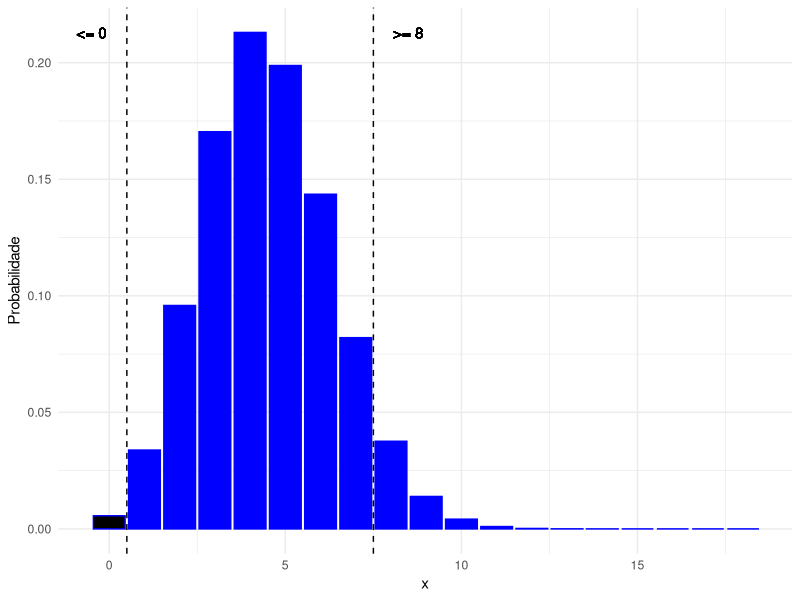
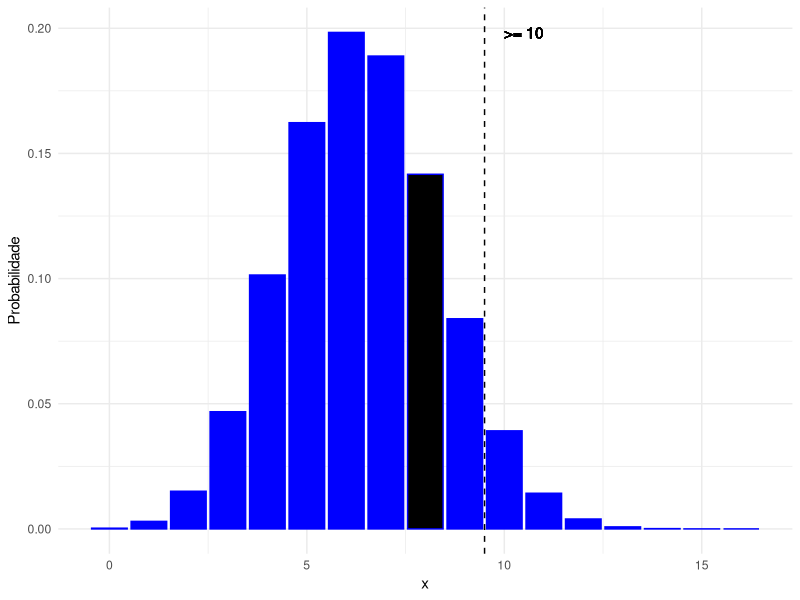
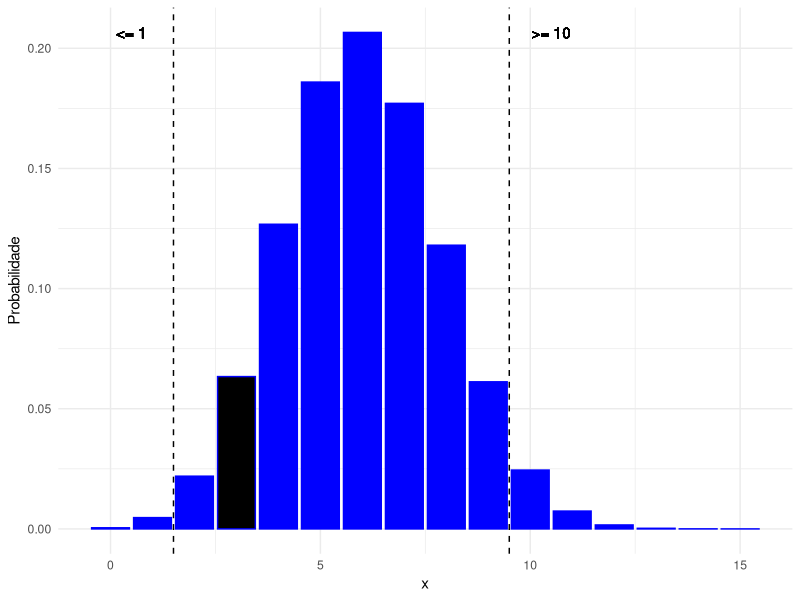
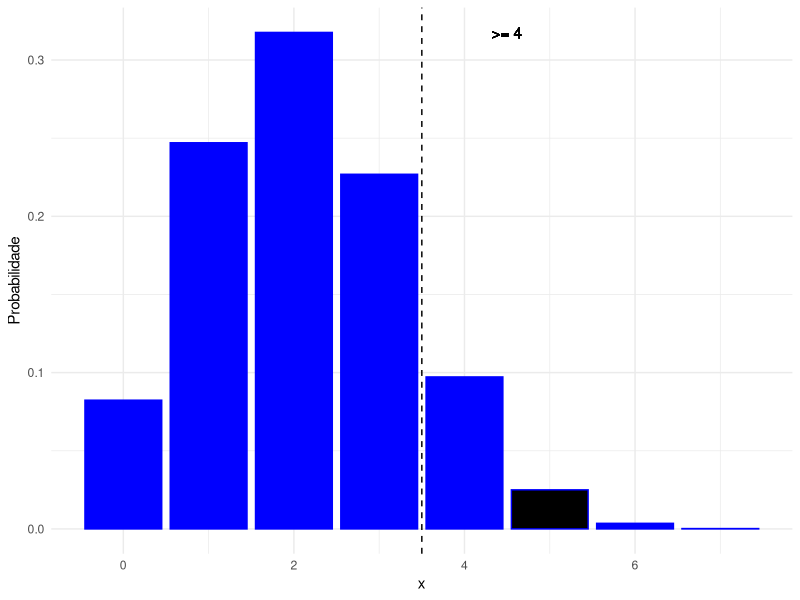
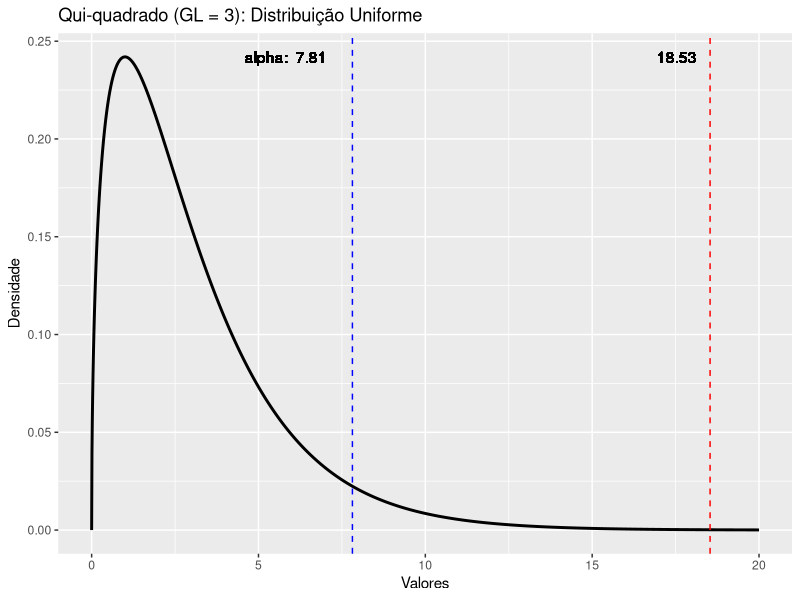
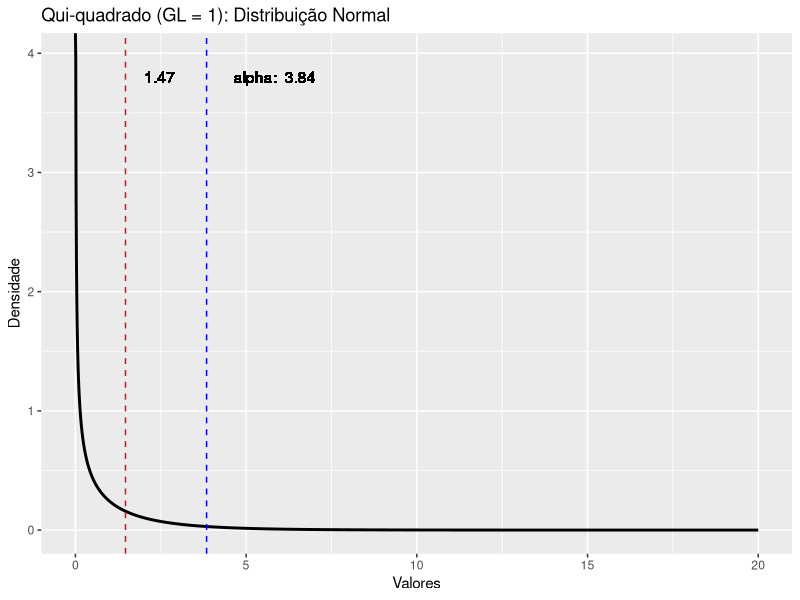
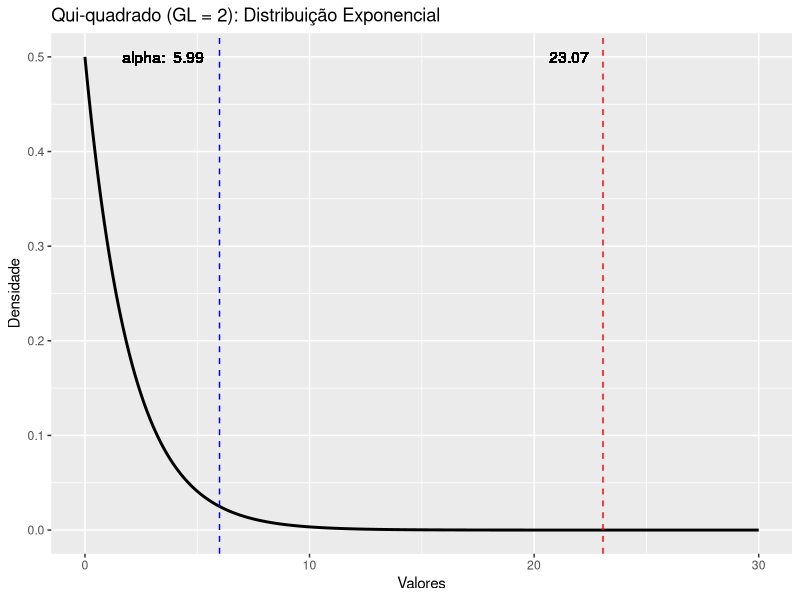
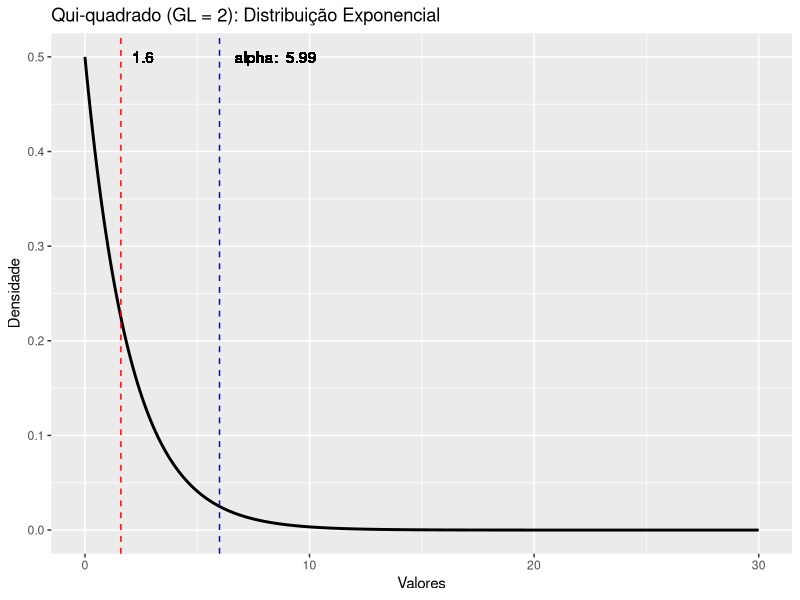

Recreate these plots in R, in order.
## ---- chunk 1
knitr::opts_chunk$set(echo = TRUE)
## ---- chunk 2
library(tidyverse)
library(knitr)

bint <- function(n, p, obs = NULL, h1 = "bilateral", alpha = 0.05){
  tb <- data.frame(x = 0:n,
                   d = dbinom(0:n, n, prob = p),
                   p = pbinom(0:n, n, prob = p))
  threshold <- 1 - alpha
  if (h1 == "esquerda") {
    x_threshold <- max(tb$x[tb$p < alpha])
    if(!is.null(obs)){
    p_valor <- pbinom(obs, n, prob = p)
    significancia <- 1 - sum(dbinom(0:obs, n, prob = p))}
  } else if (h1 == "direita") {
    x_threshold <- min(tb$x[tb$p >= threshold])
    if(!is.null(obs)){
    p_valor <- 1 - pbinom(obs - 1, n, prob = p)
    significancia <- 1 - sum(dbinom(obs:n, n, prob = p))}
  } else {
    x_left <- max(tb$x[tb$p < alpha/2])
    x_right <- min(tb$x[tb$p >= 1 - alpha/2])
    if(!is.null(obs)){
    p_valor <- dbinom(obs, n, prob = p)
    p_valor_ext <- sum(tb$d[tb$d < p_valor])
    p_valor <- p_valor + p_valor_ext
    significancia <- 1 - p_valor}
  }
  ifelse(!is.null(obs),
         plot <- ggplot(data = tb, aes(x = x, y = d)) +
           geom_bar(stat = "identity", fill = factor(ifelse(tb$x==obs,"black","blue")), color = "blue")+
           labs(x = "x", y = "Probabilidade") +
           theme_minimal(),
         plot <- ggplot(data = tb, aes(x = x, y = d)) +
           geom_bar(stat = "identity", fill = "blue")+
           labs(x = "x", y = "Probabilidade") +
           theme_minimal())
  
  if (h1 == "esquerda") {
    plot <- plot + geom_vline(xintercept = x_threshold +.5, color = "black", linetype = "dashed") +
    geom_text(aes(x = x_threshold -.5, y = max(d), label = paste("<=", x_threshold)), color = "black")
    hipotese <- cat("Hipótese Nula (H0): p = ", p, "; Hipótese Alternativa (H1) p < ", p)
  } else if (h1 == "direita") {
    plot <- plot + geom_vline(xintercept = x_threshold -.5, color = "black", linetype = "dashed") +
      geom_text(aes(x = x_threshold +.5, y = max(d), label = paste(">=",x_threshold)), color = "black")
    hipotese <- cat("Hipótese Nula (H0): p = ", p, "; Hipótese Alternativa (H1) p > ", p)
  } else {
    plot <- plot +
      geom_vline(xintercept = x_left +.5, color = "black", linetype = "dashed") +
      geom_text(aes(x = x_left -.5, y = max(d), label = paste("<=",x_left)), color = "black") +
      geom_vline(xintercept = x_right -.5, color = "black", linetype = "dashed") +
      geom_text(aes(x = x_right +.5, y = max(d), label = paste(">=",x_right)), color = "black")
    hipotese <- cat("Hipótese Nula (H0): p = ", p, "; Hipótese Alternativa (H1) p =!= ", p)
  }
  ifelse(!is.null(obs),
         return(list(
           data = round(tb, 6), significancia = significancia, plot = plot,
           hipotese = hipotese,
           decisao = cat(paste("\nRegra de decisão:\nSe p-valor < alpha (",alpha,") : Rejeita-se H0\nSe p_valor >= alpha (",alpha,"): Não rejeita-se H0")),
           regra = cat("\nNível de significância: ", round(significancia*100,4),"%"),
           p_valor = cat("\nValor de p:", round(p_valor,6)))),
         return(list(data = round(tb, 6), plot = plot)))
}
## ---- chunk 3
n <- 18
p <- 0.25
obs <- 0
ex1 <- bint(n, p, obs)
ex1$plot
knitr::kable(ex1$data, caption = paste("Binomial (",n,",",p,")"),
             col.names = c("X", "Pontual", "Acumulada"))
## ---- chunk 4
n <- 16
p <- 0.4
obs <- 8
h1 <- "direita"
ex2 <- bint(n, p, obs, h1)
ex2$plot
knitr::kable(ex2$data, caption = paste("Binomial (",n,",",p,")"),
             col.names = c("X", "Pontual", "Acumulada"))
## ---- chunk 5
n <- 15
p <- 0.4
obs <- 3
ex3 <- bint(n, p, obs)
ex3$plot
knitr::kable(ex3$data, caption = paste("Binomial (",n,",",p,")"),
             col.names = c("X", "Pontual", "Acumulada"))
## ---- chunk 6
n <- 7
p <- 0.3
obs <- 5
h1 <- "direita"
ex4 <- bint(n, p, obs, h1)
ex4$plot
knitr::kable(ex4$data, caption = paste("Binomial (",n,",",p,")"),
             col.names = c("X", "Pontual", "Acumulada"))
## ---- chunk 7
x <- pbinom(0:30, 30, 0.75)
r <- sum(x < 0.1)
s <- sum(x < 0.9) + 1
cat(paste("r:",r,"; s:",s))
alturas <- sort(c(20.5, 40, 60.5, 22, 42, 62, 28, 43, 62.8, 29.5, 43.5, 63, 32, 44, 66, 34, 48, 72, 35, 52, 83, 38, 54, 83.8, 39.8, 57, 90, 40, 60, 110))
X <- alturas[c(r,s)]
## ---- chunk 8
ex <- data.frame(
  Frequência = c("Observado", "Esperado"),
  q1 = c(7, 7.5),
  q2 = c(17, 7.5),
  q3 = c(5, 7.5),
  q4 = c(1, 7.5)
)
nomes <- c("Quartis", "(10,37.5]", "(37.5,65]", "(65,92.5]", "(92.5,120]")
kable(ex, col.names = nomes)
t <- lapply(ex[, -1], function(x) (x[1] - x[2])^2/x[2])
t_t <- sum(t$q1, t$q2, t$q3, t$q4)
p_valor <- round(pchisq(t_t,3, lower.tail = FALSE),8)
cat(paste("Valor de p:", p_valor))
## ---- chunk 9
x <- seq(0, 20, by = 0.01)
density <- dchisq(x, df = 3)
df <- data.frame(x = x, density = density)
alpha <- qchisq(0.95, 3)
ggplot(df, aes(x = x, y = density)) +
  geom_line(color = "black", size = 1) +
  labs(x = "Valores", y = "Densidade", title = "Qui-quadrado (GL = 3): Distribuição Uniforme") +
  geom_vline(xintercept = t_t, color = "red", linetype = "dashed") + 
  geom_text(aes(x = round(t_t,4)-1, y = max(density), label = round(t_t,2)), color = "black") +
  geom_vline(xintercept = alpha, color = "blue", linetype = "dashed") + 
  geom_text(aes(x = round(alpha,4)-2, y = max(density), label = paste("alpha: ", round(alpha,2))), color = "black")
  theme_minimal()
## ---- chunk 10
alturas <- c(20.5, 40, 60.5, 22, 42, 62, 28, 43, 62.8, 29.5, 43.5, 63, 32, 44, 66, 34, 48, 72, 35, 52, 83, 38, 54, 83.8, 39.8, 57, 90, 40, 60, 110)
mu <- mean(alturas)
s <- sd(alturas)
q <- round(c(mu+s*qnorm(0.25),mu,mu+s*qnorm(0.75)),2)
q
ex <- data.frame(
  Frequência = c("Observado", "Esperado"),
  q1 = c(sum(alturas <= q[1]), 7.5),
  q2 = c(sum(alturas > q[1] & alturas <= q[2]), 7.5),
  q3 = c(sum(alturas > q[2] & alturas <= q[3]), 7.5),
  q4 = c(sum(alturas > q[3]), 7.5)
)
nomes <- c("Quartis", paste("(-Inf,",q[1],"]"), paste("(",q[1],",",q[2],"]"), paste("(",q[2],",",q[3],"]"),
           paste("(",q[3],", Inf)"))
kable(ex, col.names = nomes)
t <- lapply(ex[, -1], function(x) (x[1] - x[2])^2/x[2])
t_t <- sum(t$q1, t$q2, t$q3, t$q4)
p_valor <- round(pchisq(t_t,3, lower.tail = FALSE),8)
cat(paste("Valor de p:", p_valor))
## ---- chunk 11
x <- seq(0, 20, by = 0.01)
density <- dchisq(x, df = 1)
df <- data.frame(x = x, density = density)
alpha <- qchisq(0.95, 1)
ggplot(df, aes(x = x, y = density)) +
  geom_line(color = "black", size = 1) +
  labs(x = "Valores", y = "Densidade", title = "Qui-quadrado (GL = 1): Distribuição Normal") +
  geom_vline(xintercept = t_t, color = "red", linetype = "dashed") + 
  geom_text(aes(x = round(t_t,4)+1, y = 3.8, label = round(t_t,2)), color = "black") +
  geom_vline(xintercept = alpha, color = "blue", linetype = "dashed") + 
  geom_text(aes(x = round(alpha,4)+2, y = 3.8, label = paste("alpha: ", round(alpha,2))), color = "black")
  theme_minimal()
## ---- chunk 12
theta <- 1/mean(alturas)
q <- round(c(-log(1-.25)/theta,-log(1-.5)/theta,-log(1-.75)/theta),1)
ex <- data.frame(
  Frequência = c("Observado", "Esperado"),
  q1 = c(sum(alturas <= q[1]), 7.5),
  q2 = c(sum(alturas > q[1] & alturas <= q[2]), 7.5),
  q3 = c(sum(alturas > q[2] & alturas <= q[3]), 7.5),
  q4 = c(sum(alturas > q[3]), 7.5)
)
nomes <- c("Quartis", paste("(0,",q[1],"]"), paste("(",q[1],",",q[2],"]"), paste("(",q[2],",",q[3],"]"),
           paste("(",q[3],", Inf)"))
kable(ex, col.names = nomes)
t <- lapply(ex[, -1], function(x) (x[1] - x[2])^2/x[2])
t_t <- sum(t$q1, t$q2, t$q3, t$q4)
p_valor <- round(pchisq(t_t,2, lower.tail = FALSE),8)
cat(paste("Valor de p:", p_valor))
## ---- chunk 13
x <- seq(0, 30, by = 0.01)
density <- dchisq(x, df = 2)
df <- data.frame(x = x, density = density)
alpha <- qchisq(0.95, 2)
ggplot(df, aes(x = x, y = density)) +
  geom_line(color = "black", size = 1) +
  labs(x = "Valores", y = "Densidade", title = "Qui-quadrado (GL = 2): Distribuição Exponencial") +
  geom_vline(xintercept = t_t, color = "red", linetype = "dashed") + 
  geom_text(aes(x = round(t_t,4)-1.5, y = max(density), label = round(t_t,2)), color = "black") +
  geom_vline(xintercept = alpha, color = "blue", linetype = "dashed") + 
  geom_text(aes(x = round(alpha,4)-2.5, y = max(density), label = paste("alpha: ", round(alpha,2))), color = "black")
  theme_minimal()
## ---- chunk 14
tempo <- c(1, 1.2, 2.2, 2.5, 2.7, 3, 3.6, 3.8, 4.9, 6.1, 6.6, 6.7, 10.2, 11.5, 12.3, 14.8, 20.8, 26.1, 31.3, 31.5)
theta <- 1/mean(tempo)
q <- round(c(-log(1-.25)/theta,-log(1-.5)/theta,-log(1-.75)/theta),1)
ex <- data.frame(
  Frequência = c("Observado", "Esperado"),
  q1 = c(sum(tempo <= q[1]), 5),
  q2 = c(sum(tempo > q[1] & tempo <= q[2]), 5),
  q3 = c(sum(tempo > q[2] & tempo <= q[3]), 5),
  q4 = c(sum(tempo > q[3]), 5)
)
nomes <- c("Quartis", paste("(0,",q[1],"]"), paste("(",q[1],",",q[2],"]"), paste("(",q[2],",",q[3],"]"),
           paste("(",q[3],", Inf)"))
kable(ex, col.names = nomes)
t <- lapply(ex[, -1], function(x) (x[1] - x[2])^2/x[2])
t_t <- sum(t$q1, t$q2, t$q3, t$q4)
p_valor <- round(pchisq(t_t,2, lower.tail = FALSE),8)
cat(paste("Valor de p:", p_valor))
## ---- chunk 15
x <- seq(0, 30, by = 0.01)
density <- dchisq(x, df = 2)
df <- data.frame(x = x, density = density)
alpha <- qchisq(0.95, 2)
ggplot(df, aes(x = x, y = density)) +
  geom_line(color = "black", size = 1) +
  labs(x = "Valores", y = "Densidade", title = "Qui-quadrado (GL = 2): Distribuição Exponencial") +
  geom_vline(xintercept = t_t, color = "red", linetype = "dashed") + 
  geom_text(aes(x = round(t_t,4)+1, y = max(density), label = round(t_t,2)), color = "black") +
  geom_vline(xintercept = alpha, color = "blue", linetype = "dashed") + 
  geom_text(aes(x = round(alpha,4)+2.5, y = max(density), label = paste("alpha: ", round(alpha,2))), color = "black")
  theme_minimal()
## ---- chunk 16
q <- round(c(qchisq(.025, 40),qchisq(.975, 40)),2)
## ---- chunk 17
q <- round(c(q[1]/(40*theta),q[2]/(40*theta)),2)
q
## ---- chunk 18

## ---- chunk 19
mu <- mean(tempo)
s <- sd(tempo)
q <- round(c(mu+s*(qnorm(.025)/sqrt(20)),mu+s*(qnorm(.975))/sqrt(20)),2)
q
## ---- chunk 20
x <- pbinom(0:20, 20, .5)
r <- sum(x < 0.025)
s <- sum(x < 0.975) + 1
p_valor <- round(1 - (pbinom(r, 20, .5) + 1 - pbinom(s, 20, .5)),4)*100
cat(paste("r:",r,"; s:",s))
X <- tempo[c(r,s)]
## ---- chunk 21
n <- 20
trat <- c(35, 33, 24, 30, 28, 40, 31, 45, 38, 48, 30, 27, 33, 44, 32, 45, 28, 35, 29, 42, 
           30, 38, 30, 38, 33, 40, 32, 30, 34, 35, 36, 42, 27, 40, 22, 45, 31, 44, 38, 35)
antes <- trat[seq(1,40,by=2)]
depois <- trat[seq(2,40,by=2)]
cat("Maior: ", sum(depois > antes), "Menor:", n-sum(depois > antes))
p <- 0.5
obs <- sum(depois > antes)
ex12 <- bint(n, p, obs, h1 = "direita")
ex12$plot
knitr::kable(ex12$data, caption = paste("Binomial (",n,",",p,")"),
             col.names = c("X", "Pontual", "Acumulada"))
## ---- chunk 22
n <- 26
p <- 0.5
obs <- 18
ex13 <- bint(n, p, obs, )
ex13$plot
knitr::kable(ex13$data, caption = paste("Binomial (",n,",",p,")"),
             col.names = c("X", "Pontual", "Acumulada"))
